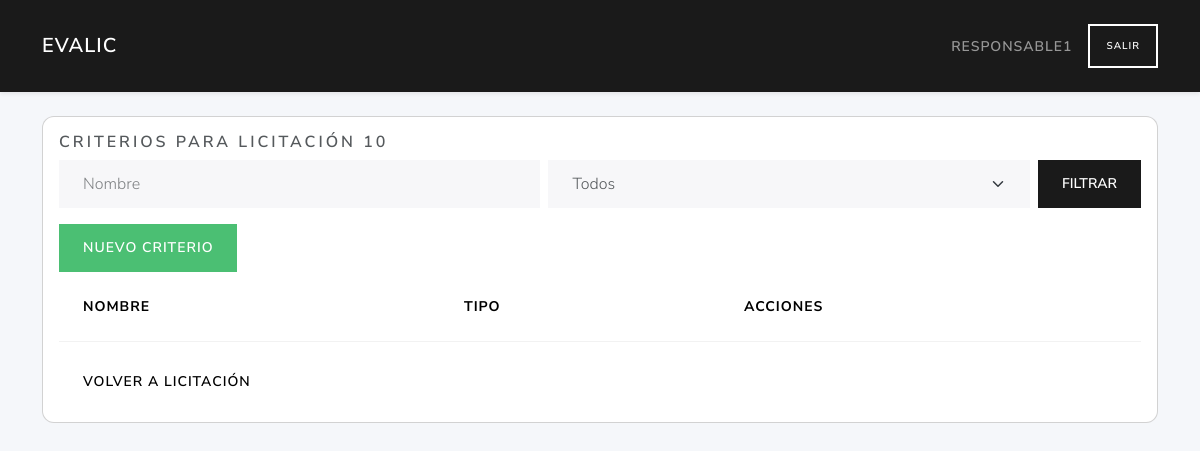
Page /criterios/10 (signed in) on the earlier database version.
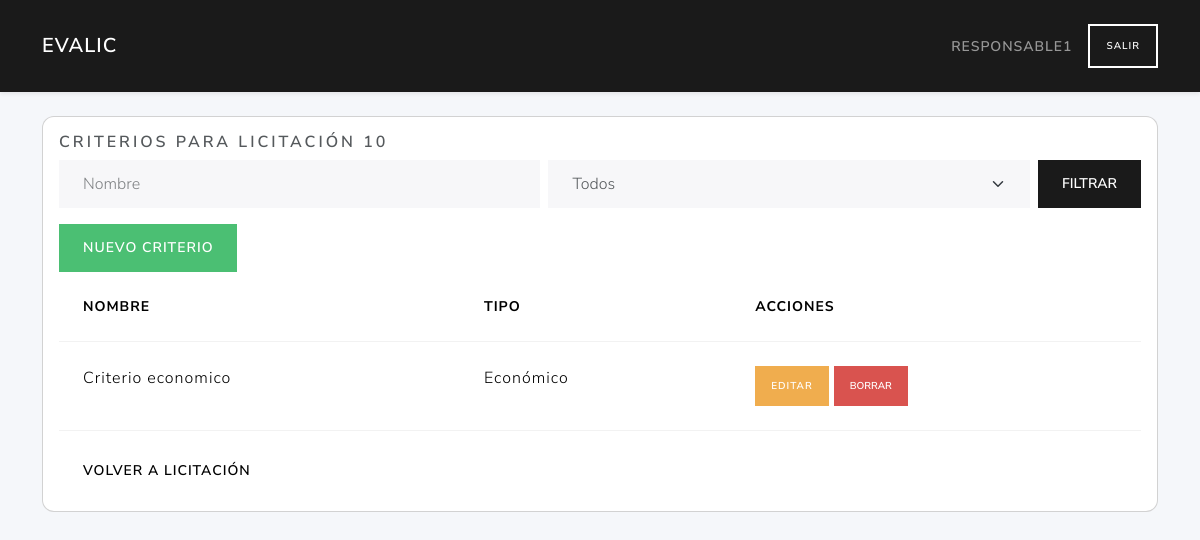
Same page on the later database version.
### tables this page shows
CREATE TABLE criterios (
        id  INTEGER PRIMARY KEY AUTOINCREMENT,
        NombreCriterio TEXT NOT NULL,
        descripcion TEXT,
        peso INTEGER,
        PrecioBase INTEGER,
        PuntuacionMaxima INTEGER,                          
        tipocriterio_id INTEGER NOT NULL,
        licitacion_id INTEGER NOT NULL,
        formula_id INTEGER,                          
        FOREIGN KEY (tipocriterio_id) REFERENCES tipo_criterios(id)
        FOREIGN KEY (licitacion_id) REFERENCES licitaciones(id)
        FOREIGN KEY (formula_id) REFERENCES formulas(id)                                                             
    );

CREATE TABLE tipo_criterios (
        id INTEGER PRIMARY KEY AUTOINCREMENT,
        TipoCriterio TEXT NOT NULL UNIQUE CHECK(TipoCriterio IN ('Técnico','Económico'))
    );

### routes/criterios_routes.py (the view)
@criterios_bp.route('/<int:lic_id>')
def index(lic_id):
    if 'user_id' not in session:
        return redirect(url_for('auth.login'))
    items = listar(lic_id)
    filtro_nombre = request.args.get('filtro_nombre', '').strip()
    filtro_tipo   = request.args.get('filtro_tipo', '')
    if filtro_nombre:
        items = [
            c for c in items
            if filtro_nombre.lower() in (c['NombreCriterio'] or '').lower()
        ]
    if filtro_tipo:
        items = [
            c for c in items
            if c['TipoCriterio'] == filtro_tipo
        ]
    tipo_filtros = [t['TipoCriterio'] for t in tipos()]
    return render_template(
        'criterios/index.html',
        criterios=items,
        lic_id=lic_id,
        tipo_opts=tipo_filtros,  # ahora es lista de strings, no Rows
        request=request
    )

### app.py (called while the page is built)
def create_app():
    app = Flask(__name__)
    app.permanent_session_lifetime = timedelta(hours=1)  # Sesión permanente por 1 hora
    app.config.from_object(Config)
    @app.context_processor
    def utility_processor():
        from flask import request, url_for
        def url_for_other_page(page):
            args = request.args.copy()
            args['page'] = page
            return url_for('licitaciones.index', **args)
        return dict(url_for_other_page=url_for_other_page)
    app.teardown_appcontext(close_connection)
    with app.app_context():
        init_db(app)
    app.register_blueprint(auth_bp)
    app.register_blueprint(user_bp)
    app.register_blueprint(licitaciones_bp)
    app.register_blueprint(ofertas_bp)
    app.register_blueprint(licitantes_bp)
    app.register_blueprint(evaluador_bp)
    app.register_blueprint(criterios_bp)
    return app

### models/criterios_data.py (called while the page is built)
def list_tipo_criterios(db):
    return db.execute("SELECT * FROM tipo_criterios").fetchall()

### models/dao.py (called while the page is built)
def close_connection(exception):
    db = getattr(g, '_database', None)
    if db is not None:
        db.close()

### services/criterio_service.py (called while the page is built)
def listar(lic_id):
    db = get_db(current_app)
    return list_criterios(db, lic_id)

### templates/criterios/index.html (shortened to what this page needs)
{% extends "base.html" %}
{% block content %}
<div class="card">
  <div class="card-body">
    <h5 class="card-title">Criterios para Licitación {{ lic_id }}</h5>
    <form method="get" class="row g-2 mb-3 align-items-end">
     <div class="col">
       <input
         type="text"
         class="form-control"
         id="filtro_nombre"
         name="filtro_nombre"
         placeholder="Nombre"
         value="{{ request.args.get('filtro_nombre','') }}"
      >
     </div>
     <div class="col">
       <select
         class="form-select"
         id="filtro_tipo"
         name="filtro_tipo"
      >
         <option value="">Todos</option>
       </select>
     </div>
     <div class="col-auto ms-auto">
       <button type="submit" class="btn btn-primary">Filtrar</button>
     </div>
   </form>
    <a href="{{ url_for('criterios.create_criterio_route', lic_id=lic_id) }}" class="btn btn-success mb3">Nuevo Criterio</a>
    <table class="table">
      <thead>
        <tr>
          <th>Nombre</th><th>Tipo</th><th>Acciones</th>
        </tr>
      </thead>
      <tbody>
        {% for c in criterios %}
        <tr>
          <td>{{ c.NombreCriterio }}</td>
          <td>{{ c.TipoCriterio }}</td>
          <td>
            <a href="{{ url_for('criterios.edit_criterio_route', lic_id=lic_id, crit_id=c.id) }}" class="btn btn-sm btn-warning">Editar</a>
            <form method="post" action="{{ url_for('criterios.delete_criterio_route', lic_id=lic_id, crit_id=c.id) }}" style="display:inline">
              <button type="submit" class="btn btn-sm btn-danger" onclick="return confirm('¿Eliminar criterio?')">Borrar</button>
            </form>
          </td>
        </tr>
        {% endfor %}
      </tbody>
    </table>
    <a href="{{ url_for('licitaciones.edit_licitacion_route', lic_id=lic_id) }}" class="btn btn-secondary">Volver a Licitación</a>
  </div>
</div>
{% endblock %}

Differences in the rows shown:
added criterios: NombreCriterio "Criterio economico", TipoCriterio "Económico"
